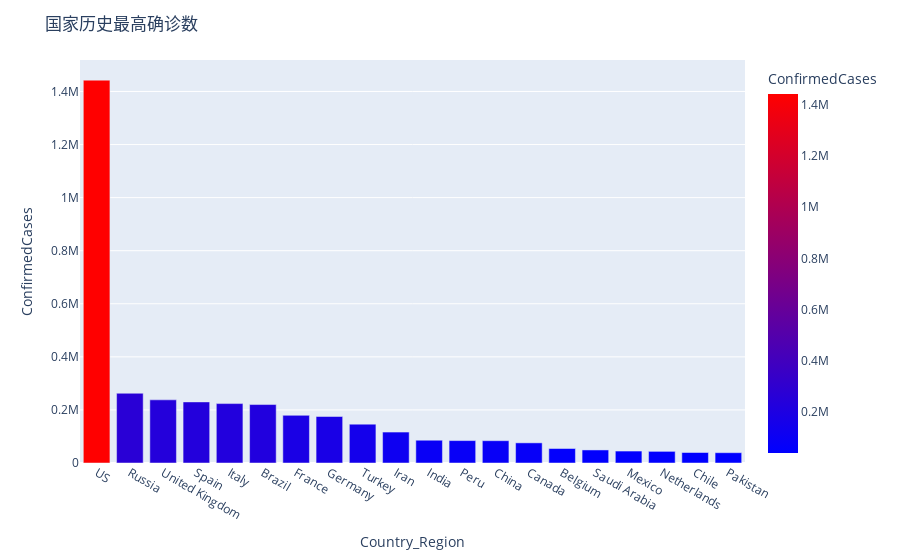

The code cell stored with this chart in its notebook:
### Code cell
fig = px.bar(df_countries, x=df_countries.index, y='ConfirmedCases', labels={'x':'Country'},
             color="ConfirmedCases", color_continuous_scale=px.colors.sequential.Bluered)
fig.update_layout(title_text='国家历史最高确诊数')
fig.show()

### Figure 1 — Plotly figure (JSON) as saved in the notebook; plotly's stock layout.template omitted (floating-point values rounded to 4 significant figures)
{"data": [{"alignmentgroup": "True", "hovertemplate": "Country_Region=%{x}<br>ConfirmedCases=%{marker.color}<extra></extra>", "legendgroup": "", "marker": {"color": [1442653, 262843, 238005, 230183, 223885, 220291, 179630, 175233, 146457, 116635, 85784, 84495, 84038, 75947, 54644, 49176, 45032, 43880, 39542, 38799], "coloraxis": "coloraxis"}, "name": "", "offsetgroup": "", "orientation": "v", "showlegend": false, "textposition": "auto", "type": "bar", "x": ["US", "Russia", "United Kingdom", "Spain", "Italy", "Brazil", "France", "Germany", "Turkey", "Iran", "India", "Peru", "China", "Canada", "Belgium", "Saudi Arabia", "Mexico", "Netherlands", "Chile", "Pakistan"], "xaxis": "x", "y": [1442653, 262843, 238005, 230183, 223885, 220291, 179630, 175233, 146457, 116635, 85784, 84495, 84038, 75947, 54644, 49176, 45032, 43880, 39542, 38799], "yaxis": "y"}], "layout": {"barmode": "relative", "coloraxis": {"colorbar": {"title": {"text": "ConfirmedCases"}}, "colorscale": [[0, "rgb(0,0,255)"], [1, "rgb(255,0,0)"]]}, "legend": {"tracegroupgap": 0}, "margin": {"t": 60}, "title": {"text": "国家历史最高确诊数"}, "xaxis": {"anchor": "y", "domain": [0, 1], "title": {"text": "Country_Region"}}, "yaxis": {"anchor": "x", "domain": [0, 1], "title": {"text": "ConfirmedCases"}}}}
